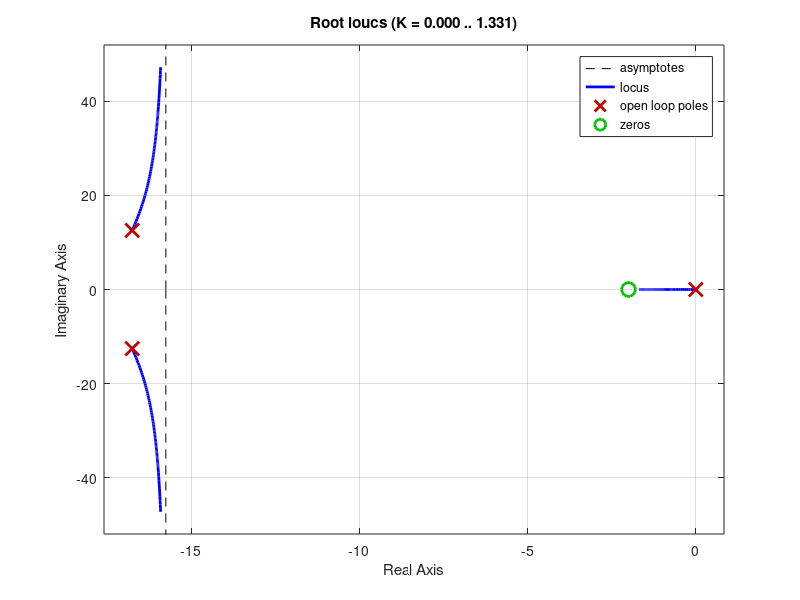

Here is the MATLAB script that generated this plot: (Note: this script raises an error after producing the figure.)
clc 
clear all
close all
%% DEFINIZIONE TEMPO DI SIMULAZIONE

 %ottimizzazione offline con reset ottimo

% Definizione di un predefinito numero di campioni spalmati sull'intervallo
% di tempo
numeroCampioni=20000;

% Definizione del tempo finale di simulazione
tempoFinale=2;

% Definizione del delta t
delta_t=tempoFinale/numeroCampioni;

numeroCampioni=numeroCampioni+1;

% Definizione del vettore dei tempi
t=[0:delta_t:tempoFinale];

%% INPUT DATI
% Input da questo file.
code=0;

if(code==1)
    %inserire il numero di salti:
    numControllori=input('Inserire il numero desiderato di Controllori: ');
    numSalti=numControllori-1;
    
    %inserire il riferimento (quello a regime permanente):
    numRifStatico=input('Inserire il numeratore del riferimento statico: ');
    denRifStatico=input('Inserire il denominatore del riferimento statico: ');
    rifStaticoTempo=input('Inserire l espressione del riferimento statico nel tempo: ');
    
    %inserire il riferimento dinamico:
    numRifDinamico=input('Inserire il numeratore del riferimento dinamico: ');
    denRifDinamico=input('Inserire il denominatore del riferimento dinamico: ');
    rifDinamicoTempo=input('Inserire l espressione del riferimento dinamico nel tempo: ');

    
    %inserire il processo:
    numProcesso=input('Inserire il numeratore del processo: ');
    
    %inserire condizioni iniziali del processo:
    condInizialiProcesso=input('Inserire le condizioni iniziali del processo: ');
    
    for i=1:numControllori
        stringaControllerNum=strcat('Inserire il numeratore del controllore ',num2str(i),': ');
        controllerNum=input(stringaControllerNum);
        stringaControllerDen=strcat('Inserire il denominatore del controllore ',num2str(i),': ');
        controllerDen=input(stringaControllerDen);
        sistema(i).fdtControllore=tf(controllerNum, controllerDen);
    end
    
    guadagnoErrore=input('Inserire guadagno relativo all errore: ');
    guadagnoDerivataErrore=input('Inserire guadagno relativo alla derivata dell errore');
    
else
  numSalti=1;
    numControllori=numSalti+1;

    esponente=500;
    
     numRifDinamico=esponente;
     denRifDinamico=[1 esponente 0];
%     numRifDinamico=1;
%     denRifDinamico=[1 0];
    rifDinamicoTempo=1-exp(-esponente*t);
    
    wn=2*pi/0.3;
    delta=0.8;
    % P=k/(s^2+as+b)
    k=36*(wn^2);

    a=2*delta*wn;
    b=wn^2;
    
    numProcesso=[k];
    denProcesso=[1 a b];
    
    CI_Processo=[0; 0];
    CI_Controllore=0;
    CI_cc=[CI_Controllore; CI_Processo];
    
    Kp=0.1;
    Ki=[0.2 3];
   % Ki=[0.2 3 0.2];

    sistema(1).fdtControllore=tf([Kp Ki(1)], [1 0]);
    sistema(2).fdtControllore=tf([Kp Ki(2)], [1 0]);
   % sistema(3).fdtControllore=tf([Kp Ki(3)], [1 0]);
   

    % guadagno associato all'errore nel funzionale di costo
    p1=10;
    % guadagno associato alla derivata dell'errore nel funzionale di costo
    p2=1e-2;
end

%% COSTRUZIONE FUNZIONI DI TRASFERIMENTO

%fdt del riferimento dinamico
fdtRifDinamico=tf(numRifDinamico, denRifDinamico)

%fdt del processo
fdtProcesso=tf(numProcesso, denProcesso)

%fdt dei sistemi a ciclo chiuso 
for i=1:numControllori
    %il sistema a ciclo chiuso
    sistema(i).fdtCicloChiuso=feedback(sistema(i).fdtControllore*fdtProcesso,1)
    sistema(i).fdtCicloChiusoFF=feedback(fdtProcesso,sistema(i).fdtControllore)
end
figure(3)
rlocus(sistema(1).fdtControllore*fdtProcesso)
%% COSTRUZIONE MATRICI DI STATO
% phi = rd - rs
% COSTRUZIONE A_phi
   
% Passare al sistema in forma minima per semplificare la funzione di
% trasferimento
sistema_rd=ss(fdtRifDinamico,'minimal');
   
% Ottenere numeratore e denominatore della fdt
[num_rd,den_rd]=tfdata(tf(sistema_rd),'v');

    
% Calcolo del numero di stati
numStati_r=length(den_rd)-1;

A_rd=zeros(numStati_r, numStati_r);

% Calcolo della matrice A del sistema
if(numStati_r>1)
    A_rd(1:numStati_r-1,2:numStati_r)=eye(numStati_r-1);
    A_rd(1:numStati_r-1,1)=zeros(numStati_r-1,1);
    A_rd(numStati_r,:)=-den_rd(numStati_r+1:-1:2);
else
    if (numStati_r==1)
        A_rd=-den_rd(2);
    end
end


 

% Costruzione del sistema processo
[num_p,den_p]=tfdata(fdtProcesso,'v');
numStati_p=length(den_p)-1;
if(numStati_p>1)
    % 1) Riempire le prime n-1 righe dalla seconda colonna in poi con I shiftato a destra di 1.
    A_p(1:numStati_p-1,2:numStati_p)=eye(numStati_p-1);
    % 2) Riempire la prima colonna fino a n-1 righe di zeri.
    A_p(1:numStati_p-1,1)=zeros(numStati_p-1,1);
    % 3) Riempire l'ultima riga con i coefficienti del denominatore
    % cambiati di segno.
    A_p(numStati_p,:)=-den_p(numStati_p+1:-1:2);
else
    % In questo caso A è scalare.
    A_p=-den_p(2);
end

% Costruire B in forma canonica di controllore:
% 1) Riempire le prime n-1 righe di zeri.
B_p=zeros(numStati_p,1);
% 2) Settare a 1 l'ultima riga.
B_p(numStati_p,1)=1;

D_p=num_p(1);

% Costruire C in forma canonica di controllore:
C_p=zeros(1,numStati_p);
% 1) Riempire la prima riga di C con i coefficienti del numeratore dal
% grado + basso al + alto.
C_p(1:numStati_p)=num_p(numStati_p+ 1:-1:2)-D_p*den_p(numStati_p+ 1:-1:2);

% Normalizzo la matrice C mettendo i suoi coefficienti nella dinamica
mul=eye(numStati_p);
for j=1:numStati_p
    if(C_p(j)~=0)
        mul(j,j)=C_p(j);
        C_p(j)=1;
    end
end
A_p=mul*A_p*(mul^-1);
B_p=mul*B_p;

Ifull=eye(numStati_r);
Ir=Ifull(1,:);


for i=1:numControllori
     
    % Ricava numeratore e denominatore della fdt a ciclo chiuso. 
    % I vettori sono di uguale lunghezza e vanno dal grado maggiore a
    % quello minore.
    [num_cc, den_cc]=tfdata(sistema(i).fdtCicloChiuso,'v')
    
    % Ricava il numero di stati a ciclo chiuso uguale al grado del
    % denominatore della fdt.
    numStati_cc=length(den_cc)-1;
    
    % Costruire Acc considerando come stato [xc xp]
    % Costruzione del sistema controllore 
    [num_c,den_c]=tfdata(sistema(i).fdtControllore,'v');

    numStati_c=length(den_c)-1;
    A_c=zeros(numStati_c, numStati_c);
    if(numStati_c>1)
        % 1) Riempire le prime n-1 righe dalla seconda colonna in poi con I shiftato a destra di 1.
        A_c(1:numStati_c-1,2:numStati_c)=eye(numStati_c-1);
        % 2) Riempire la prima colonna fino a n-1 righe di zeri.
        A_c(1:numStati_c-1,1)=zeros(numStati_c-1,1);
        % 3) Riempire l'ultima riga con i coefficienti del denominatore
        % cambiati di segno.
        A_c(numStati_c,:)=-den_c(numStati_c+1:-1:2);
    else
        % In questo caso A è scalare.
        A_c=-den_c(2);
    end

    
    % Costruire B in forma canonica di controllore:
    % 1) Riempire le prime n-1 righe di zeri.
    B_c=zeros(numStati_c,1);
    % 2) Settare a 1 l'ultima riga.
    B_c(numStati_c,1)=1;
    
    % Costruire C in forma canonica di controllore:
    C_c=zeros(1,numStati_c);
    
    
    % Se != 0 D è il coefficiente del termine di grado massimo
    D_c=num_c(1);
    
    % 1) Riempire la prima riga di C con i coefficienti del numeratore dal
    % grado + basso al + alto.
    C_c(1:numStati_c)=num_c(numStati_c+ 1:-1:2)- D_c*den_c(numStati_c+ 1:-1:2);
    
           
    % Normalizzo la matrice C mettendo i suoi coefficienti nella dinamica
    mul=eye(numStati_c);
    for j=1:numStati_c
        if(C_c(j)~=0)
            mul(j,j)=C_c(j);
            C_c(j)=1;
        end
    end
    A_c=mul*A_c*(mul^-1);
    B_c=mul*B_c;
    
    
    sistema(i).A_c=A_c;
    sistema(i).B_c=B_c;
    sistema(i).C_c=C_c;
    sistema(i).D_c=D_c;
    
    L=1+D_p*D_c;
    
   
    
    % Costruzione sistema a ciclo chiuso
    sistema(i).A_cc=[A_c-B_c*(L^-1)*D_p*C_c               -B_c*(L^-1)*C_p; 
                     B_p*C_c-B_p*D_c*(L^-1)*D_p*C_c       A_p-B_p*D_c*(L^-1)*C_p];
    sistema(i).B_cc=[B_c-B_c*(L^-1)*D_p*D_c; 
                     B_p*D_c-B_p*D_c*(L^-1)*D_p*D_c];

    sistema(i).C_cc=[(L^-1)*D_p*C_c (L^-1)*C_p];
    sistema(i).D_cc=(L^-1)*D_p*D_c;
    
    disp(eig(sistema(i).A_cc));
    
    sistema(i).A_a=[sistema(i).A_cc,               sistema(i).B_cc*Ir;
        zeros(numStati_r,numStati_cc),                   A_rd];
    
    
    if(i==1)
        % La risposta libera del sistema a ciclo chiuso nel dominio di Laplace
        fdtRispostaLiberaCicloChiuso=tf(ss(sistema(i).A_cc, CI_cc, sistema(i).C_cc, sistema(i).D_cc));
    else
        fdtRispostaLiberaCicloChiuso=0;
    end
    
  
    
    %sistema(i).T_normal=[-sistema(i).O (eye(numStati)-sistema(i).M1)*Nr ];
    % L'errore in evoluzione libera
    sistema(i).fdt_ed=fdtRifDinamico-(sistema(i).fdtCicloChiuso*fdtRifDinamico);
    %-fdtRispostaLiberaCicloChiuso;

    % Passare al sistema in forma minima per semplificare la funzione di
    % trasferimento
    sistema_ed=ss(sistema(i).fdt_ed,'minimal');

    % Ottenere numeratore e denominatore della funzione in Laplace di y-rs
    [num_ed, den_ed]=tfdata(tf(sistema_ed), 'v');
    
    % Calcolare la dimensione della matrice Ai
    numStati_ed=length(den_ed)-1;
    
    % Salvare i dati del primo sistema che serviranno poi per il calcolo
    % delle condizioni iniziali
    if(i==1)
        num_ed_i=num_ed;
        den_ed_i=den_ed;
        numStati_ed_i=numStati_ed;
    end
    
    % Costruzione della matrice Ai del sistema in evoluzione libera
    % ded=Ai*ed con ed=rd-y
    A_ed_temp=zeros(numStati_ed, numStati_ed);
    
    if(numStati_ed>1)
        A_ed_temp(1:numStati_ed-1, 2:numStati_ed)=eye(numStati_ed-1);
        A_ed_temp(1:numStati_ed-1, 1)=zeros(numStati_ed-1,1);
        A_ed_temp(numStati_ed,:)=-den_ed(numStati_ed+1:-1:2);
    else
        A_ed_temp=-den_ed(2);
    end
    
    numStati_v=numStati_ed;
      % calcolo matrice x il successivo cambio di coordinate a [e e' e'' ...]
    sistema(i).M1=zeros(numStati_v, numStati_v);
    sistema(i).O=zeros(numStati_v, numStati_cc);
    
    
    % chain_1 is A^n    
    chain_1=eye(numStati_cc);
    % chain_2 is [A^(n-1)B | A^(n-2)B |...| B]
    chain_2=zeros(numStati_cc,numStati_v);
    for j=1:numStati_v
        sistema(i).O(j,1:numStati_cc)=sistema(i).C_cc*(chain_1);
        sistema(i).M1(j,:)=sistema(i).C_cc*(chain_2);
        sistema(i).M1(j,j)=sistema(i).D_cc;
        
        
        chain_1=sistema(i).A_cc*chain_1;
        chain_2=sistema(i).A_cc*chain_2;
        chain_2(:,j)=sistema(i).B_cc;

    end
    %sistema(i).M=eye(numStati, numStati)-sistema(i).M;
    % Mettere I per lo stato dell' "errore" dinamico ex_rd = rs-rd
    % alla fine facendo [x_r | 0] - M [x_cc | x_r | ex_rd] = [e de ... ex_rd]
    
        Nr=zeros(numStati_v, numStati_r);
    for kk=1:numStati_v
       Nr(kk,:)=Ir*(A_rd^(kk-1));
    end
 
    
    % Calcolo della matrice T per questo sistema
    sistema(i).T=[-sistema(i).O, (eye(numStati_v)-sistema(i).M1)*Nr];

  
    
    sistema(i).A_ed=A_ed_temp;
                 
    numStati_ed=size(sistema(i).A_ed,1);

    numStati=numStati_ed;
       
    % numero stati iniziali
    numStati_i=numStati_ed_i;

    % Definizione del parametro epsilon per pesare gli stati non necessari
    epsilon=0;
    
    % Definizione della matrice Q usata nel funzionale di costo
    %sistema(i).Q=zeros(numStati, numStati);
    sistema(i).Q=eye(numStati, numStati)*epsilon;

    
    % Inserire i guadagni che pesano l'errore dinamico e la sua derivata
    sistema(i).Q(1,1)=p1;
    sistema(i).Q(2,2)=p2;
    
    % Calcolo della matrice P utilizzata nella legge di controllo switch
    sistema(i).P=lyap((sistema(i).A_ed)',sistema(i).Q);
       
    Pv=sistema(i).P(1:numStati_v, 1:numStati_v);
    P2=sistema(i).P(1:numStati_v, numStati_v+1:end);
    P3=sistema(i).P(numStati_v+1:end, numStati_v+1:end);
    

    
%     if(i>1)
%         % Calcolo matrici per cambio di coordinate da xcc a xe
%         sistema(i-1).F=sistema(i-1).O'*sistema(i).P*sistema(i-1).O;
%         sistema(i-1).G=sistema(i-1).O'*sistema(i).P*sistema(i-1).M;
%     end
end



%% CALCOLO DELLE CONDIZIONI INIZIALI DEL SISTEMA

% Per Calcolare le condizioni iniziali del sistema ci avvaliamo di un
% semplice metodo per il quale M.ci=R. L'equazione è:
% [b1 b2 .... b_n] [f(0)      ]    [  a0  ]
% [b2 b3 .... 0  ] [f'(0)     ] =  [  a1  ]
% [...        ...] [...       ]    [ ...  ]
% [b_n   .....0  ] [df_n-1(0) ]    [a_n-1 ]
% con b_i coefficienti del denominatore e a_i coefficienti del numeratore.

% CALCOLO CONDIZIONI INIZIALI RIFERIMENTO DINAMICO

% Calcolo della matrice M
M_ParametriCI_rd=zeros(numStati_r);

% Costruzione del vettore dei termini noti [a0 a1 ... a_n-1]
R_TerminiNotiCI_rd=(num_rd(numStati_r+1:-1:2))';

% Construzione della matrice dei parametri
for i=1:numStati_r
    % i coefficienti del denominatore vanno da numStati a 1
    M_ParametriCI_rd(i,1:numStati_r+1-i)=den_rd(numStati_r+1-i:-1:1)';
end
CI_rd=zeros(numStati_r,1);
% Calcolo delle condizioni iniziali come vettore colonna
CI_rd(1:numStati_r,1)=(M_ParametriCI_rd^-1)*R_TerminiNotiCI_rd
% for kk=numStati_r+1:numStati
%     CI_rd(kk,1)=Nr(kk-1, :)*CI_rd;
% end



% CALCOLO CONDIZIONI INIZIALI DEL SISTEMA ed=rd-y

% Calcolo della matrice M
M_ParametriCI_ed=zeros(numStati_ed_i);

% Costruzione del vettore dei termini noti [a0 a1 ... a_n-1]
R_TerminiNotiCI_ed=(num_ed_i(numStati_ed_i+1:-1:2))';

% Construzione della matrice dei parametri
for i=1:numStati_ed_i
    % i coefficienti del denominatore vanno da numStati a 1
    M_ParametriCI_ed(i,1:numStati_ed_i+1-i)=den_ed_i(numStati_ed_i+1-i:-1:1)';
end

% Calcolo delle condizioni iniziali come vettore colonna
CI_ed=[(M_ParametriCI_ed^-1)*R_TerminiNotiCI_ed]


%% COSTRUZIONE MATRICI PER OTTIMIZZAZIONE
numStati_a=numStati_cc+numStati_r;
numStati_nc=numStati_p+numStati_r;

Mc2(1:numStati_a, 1:numStati_a)=sistema(1).T'*(sistema(1).P)*sistema(1).T;
for kk=1:numSalti
    Mc1(numStati_a*(kk-1)+1:numStati_a*kk,numStati_a*(kk-1)+1:numStati_a*kk)=sistema(kk).T'*(-sistema(kk).P)*sistema(kk).T; 
    Mc2(numStati_a*(kk)+1:numStati_a*(kk+1),numStati_a*(kk)+1:numStati_a*(kk+1))=sistema(kk+1).T'*(sistema(kk+1).P)*sistema(kk+1).T; 
end


timeMesh = zeros(numSalti, numeroCampioni);
Aav=zeros(numStati_a, numStati_a*numSalti);
Tv=zeros(numStati, numStati_a*numSalti);
Pv=zeros(numStati, numStati*numSalti);
for kk=1:numSalti+1
    Aav(:, numStati_a*(kk-1)+1:kk*numStati_a)=sistema(kk).A_a;
    Tv(:,numStati_a*(kk-1)+1:kk*numStati_a)=sistema(kk).T;
    Pv(:,numStati*(kk-1)+1:kk*numStati)=sistema(kk).P;
    if(kk<=numSalti)
        time=0;
        for kkk=1:numeroCampioni
            timeMesh(kk, kkk)=time;
            time=time+delta_t;
        end
    end
end

cnt=1;
Jnow=Inf;
indexes=zeros(1, numSalti);

CI_a=[CI_cc; CI_rd];

%% PLOT RISULTATI
if(numSalti==1)
    Jstore=zeros(1, numeroCampioni);
    [index_opt, Jmin, Jstore, x_reset]=FindJCostminStore_reset(cnt, indexes, numSalti, numStati_a, numStati_c, numStati_p,numStati_r,numeroCampioni, timeMesh, Mc1, Mc2, Aav, CI_a, Jnow, indexes, Jstore, CI_a, Tv, Pv, numStati);
    plot(t,Jstore);
    
    Jmin
    t(index_opt(1))
else
    if(numSalti==2)
        Jstore=zeros(1, numeroCampioni^2);
        [index_opt, Jmin, Jstore, x_reset]=FindJCostminStore_reset(cnt, indexes, numSalti, numStati_a, numStati_c, numeroCampioni, timeMesh, Mc1, Mc2, Mc3, Aav, CI_a, Jnow, indexes, Jstore, CI_a);
        Jmatrix=zeros(numeroCampioni, numeroCampioni);
        for i=1:numeroCampioni
            for j=1:numeroCampioni
                Jmatrix(i,j)=Jstore((i-1)*numeroCampioni+j);
            end
        end
        mesh(t,t,Jmatrix);
        
    else
        
        [index_opt, Jmin, x_reset]=FindJCostmin_reset(cnt, indexes, numSalti, numStati_a, numStati_c, numeroCampioni, timeMesh, Mc1, Mc2, Mc3, Aav, CI_a, Jnow, indexes, CI_a)
        
        istante_switch=t(index_opt)
    end
end


samples=200000;

% Definizione del delta t
dt=tempoFinale/samples;

samples=samples+1;


CI_cc_new=x_reset(1:numStati_cc,1);
CI_a_new=x_reset(1:numStati_a,1);
% Condizione iniziale dello stato del riferimento
x_rd=CI_rd;

% evoluzione dei sistemi autonomi
d_x_cc_s=zeros(numStati_cc,numControllori);
x_cc_s=zeros(numStati_cc,numControllori);
for nSist=1:numControllori
    x_cc_s(:,nSist)=CI_cc;
end
x_cc_system_plot=zeros(numControllori, samples);
x_rd_plot=zeros(numStati_r, samples);
x_ed=zeros(numStati, 1);
x_ed_plot=zeros(numStati, samples);
x_ed(:,1)=sistema(1).T*CI_a_new;

x_cc_normal=CI_cc_new;
x_cc_normal_plot=zeros(1,samples);
index_normal=1;
switch_i=1;

x_a=CI_a_new;
x_a_plot=zeros(numStati, samples);


% Definizione del vettore dei tempi
t1=[0:dt:tempoFinale];

for i=1:samples
    x_cc_normal_plot(i)=sistema(index_normal).C_cc*x_cc_normal;
    x_rd_plot(:,i)=x_rd;
    x_ed_plot(:,i)=x_ed;
    x_a_plot(:,i)=sistema(index_normal).T*x_a;
    
    % Evoluzione dei sistemi 
    % evolutione dello stato senza ottimizzazione con switch al tempo
    % ottimo
    if(switch_i<=numSalti)
        if(t1(i)>=t(index_opt(switch_i)))
            index_normal=index_normal+1;
            x_a_normal=x_reset(numStati_a*(switch_i)+1:numStati_a*(switch_i+1),1);
            x_cc_normal=x_a_normal(1:numStati_cc,1);
            switch_i=switch_i+1;
            x_ed=sistema(index_normal).T*x_a_normal;
            x_a=x_a_normal;
        end
    end
    
    d_x_cc_normal=sistema(index_normal).A_cc*x_cc_normal+sistema(index_normal).B_cc*x_rd(1,1);
    x_cc_normal=x_cc_normal+d_x_cc_normal*dt;
    
    for nSist=1:numControllori
        d_x_cc_s(:,nSist)=sistema(nSist).A_cc* x_cc_s(:,nSist)+sistema(nSist).B_cc*x_rd(1,1);
        x_cc_s(:,nSist)=x_cc_s(:,nSist)+d_x_cc_s(:,nSist)*dt;
        x_cc_system_plot(nSist,i)=sistema(nSist).C_cc*x_cc_s(:,nSist);
    end
    % Evoluzione di rd
    d_x_rd=A_rd*x_rd;
    x_rd=x_rd+d_x_rd*dt;
    
    d_x_ed=sistema(index_normal).A_ed*x_ed;
    x_ed=x_ed+d_x_ed*dt;
    
    d_x_a=sistema(index_normal).A_a*x_a;
    x_a=x_a+d_x_a*dt;
end
%%
Plot1=figure(2);
%ax(1)=subplot(2,1,1);
plot(t1,x_cc_normal_plot,t1,x_rd_plot(1,:), t1, x_cc_system_plot(1,:), t1, x_cc_system_plot(2,:), t1, x_ed_plot(1,:), t1,x_a_plot(1,:));
grid on
h=legend('$C_{switch}$', '$\overline{r}$', '$C_1$', '$C_2$', 'ed'); 
set(h,'Interpreter','latex')
plotParam

% 
% ax(2)=subplot(2,1,2);
% plot(t,J_optim,'b',t,J_normal, 'r');
% legend('Funzionale di Costo Reset', 'Funzionale di Costo Normal');   
% grid on
% plotParam   
% 
% linkaxes(ax,'x');
